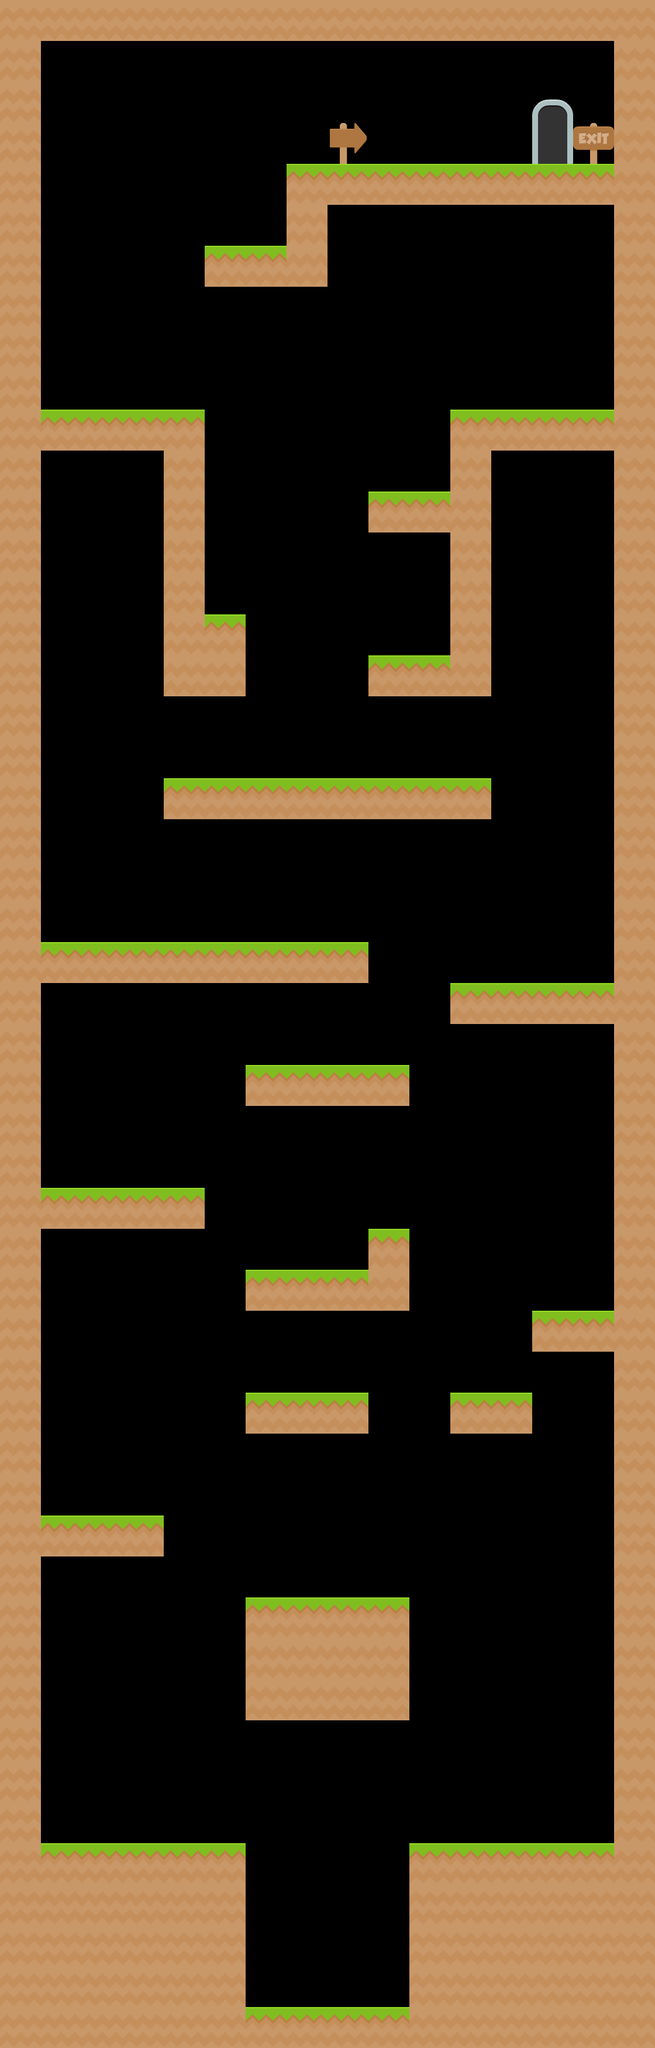

Tiled map render using the project's own tile images. Description and the map definition, with tile-layer contents summarised, below:
An orthogonal 16x50 tile map with 70x70 px tiles, 1 tile layer (Tile Layer 1) and 75 objects (34x wall, 23x platform, 17x loft, door).

<map version="1.0" tiledversion="1.0.1" orientation="orthogonal" renderorder="right-down" width="16" height="50" tilewidth="70" tileheight="70" nextobjectid="113">
 <tileset firstgid="1" name="tiles_spritesheet" tilewidth="70" tileheight="70" spacing="2" tilecount="156" columns="12">
  <image source="tiles_spritesheet.png" width="914" height="936" />
 </tileset>
 <layer name="Tile Layer 1" width="16" height="50">
  <data>[800 cells, 265 non-empty, 6 distinct tile ids]</data>
 </layer>
 <objectgroup name="Object Layer 1">
  <object id="1" type="platform" x="70" y="3150" width="349.909" height="69.1136" />
  <object id="2" type="platform" x="700" y="3150" width="418.5" height="70" />
  <object id="3" type="platform" x="0" y="3430" width="1120" height="70" />
  <object id="6" type="wall" x="0" y="2" width="70" height="3442.25" />
  <object id="9" type="wall" x="413.045" y="3150.15" width="10" height="282.576" />
  <object id="20" type="platform" x="0" y="0" width="1120" height="70" />
  <object id="21" type="wall" x="1050" y="0" width="70" height="3446.25" />
  <object id="26" type="wall" x="906" y="2381.33" width="8.72727" height="67.3636" />
  <object id="27" type="loft" x="773.363" y="2446.18" width="137.666" height="5.5" />
  <object id="28" type="wall" x="770" y="2380.83" width="8.72727" height="67.3636" />
  <object id="29" type="platform" x="771.572" y="2380" width="139.758" height="70" />
  <object id="46" type="door" x="910" y="140" width="70" height="140">
   <properties>
    <property name="nextlevel" value="level3.tmx" />
    <property name="thislevel" value="level2.tmx" />
   </properties>
  </object>
  <object id="47" type="wall" x="697.667" y="3150.53" width="10" height="282.576" />
  <object id="48" type="wall" x="1046" y="2241.33" width="8.72727" height="67.3636" />
  <object id="49" type="loft" x="913.363" y="2306.18" width="137.666" height="5.5" />
  <object id="50" type="platform" x="911.572" y="2240" width="139.758" height="70" />
  <object id="51" type="wall" x="910" y="2240.83" width="8.72727" height="67.3636" />
  <object id="52" type="wall" x="694.178" y="2732.82" width="8.72727" height="206.03" />
  <object id="53" type="wall" x="417.928" y="2732.24" width="8.72727" height="207.114" />
  <object id="54" type="platform" x="420" y="2730.67" width="279.258" height="209.333" />
  <object id="55" type="loft" x="421.291" y="2937.34" width="276.416" height="5.5" />
  <object id="56" type="wall" x="624.5" y="2381.33" width="8.72727" height="67.3636" />
  <object id="57" type="loft" x="423.363" y="2446.18" width="206.166" height="5.5" />
  <object id="58" type="platform" x="420.572" y="2380" width="209.758" height="70" />
  <object id="59" type="wall" x="418.75" y="2380.83" width="8.72727" height="67.3636" />
  <object id="60" type="loft" x="71.791" y="2656.18" width="207.325" height="5.5" />
  <object id="61" type="platform" x="70.6667" y="2590.67" width="209.031" height="70" />
  <object id="63" type="wall" x="272.473" y="2591.22" width="8.72727" height="67.3636" />
  <object id="65" type="loft" x="424.613" y="2236.18" width="272.348" height="5.5" />
  <object id="66" type="platform" x="420.072" y="2170" width="278.508" height="70" />
  <object id="67" type="wall" x="418" y="2170.83" width="8.72727" height="67.3636" />
  <object id="68" type="wall" x="693.75" y="2102.6" width="8.72727" height="136.091" />
  <object id="69" type="platform" x="630.519" y="2100.36" width="67.7201" height="70" />
  <object id="70" type="wall" x="628" y="2101.77" width="8.72727" height="67.3637" />
  <object id="71" type="wall" x="342.897" y="2030.37" width="8.72727" height="68.2727" />
  <object id="72" type="platform" x="70" y="2030" width="279.698" height="70" />
  <object id="73" type="loft" x="71.1243" y="2095.51" width="277.143" height="5.5" />
  <object id="74" type="loft" x="421.124" y="1885.51" width="277.143" height="5.5" />
  <object id="75" type="wall" x="692.897" y="1820.37" width="8.72727" height="68.2727" />
  <object id="76" type="platform" x="420" y="1820" width="279.698" height="70" />
  <object id="77" type="wall" x="417.636" y="1820.59" width="8.72727" height="68.2727" />
  <object id="78" type="wall" x="767.506" y="1680.83" width="8.72727" height="68.2727" />
  <object id="80" type="platform" x="769.87" y="1680.24" width="279.698" height="70" />
  <object id="81" type="loft" x="770.994" y="1745.75" width="277.143" height="5.5" />
  <object id="82" type="loft" x="71.1243" y="1675.51" width="558.143" height="5.5" />
  <object id="83" type="wall" x="623.442" y="1611.19" width="8.72727" height="68.2727" />
  <object id="84" type="platform" x="72.6667" y="1610" width="557.615" height="70" />
  <object id="85" type="platform" x="281.542" y="1330" width="557.615" height="70" />
  <object id="86" type="wall" x="832.318" y="1331.19" width="8.72727" height="68.2727" />
  <object id="87" type="loft" x="282.182" y="1395.51" width="555.961" height="5.5" />
  <object id="88" type="wall" x="279.364" y="1330.68" width="8.72727" height="68.2727" />
  <object id="89" type="loft" x="632.124" y="1185.59" width="206.166" height="5.5" />
  <object id="90" type="platform" x="630.083" y="1119.66" width="209.758" height="70" />
  <object id="91" type="wall" x="628.761" y="1120.24" width="8.72727" height="67.3636" />
  <object id="92" type="wall" x="833.011" y="771.907" width="8.72727" height="416.697" />
  <object id="93" type="loft" x="840.69" y="766.583" width="209.439" height="5.5" />
  <object id="94" type="wall" x="278.339" y="770.804" width="8.72727" height="417.364" />
  <object id="95" type="platform" x="279.661" y="1050.77" width="139.94" height="139.455" />
  <object id="96" type="loft" x="281.702" y="1186.15" width="136.348" height="5.5" />
  <object id="97" type="wall" x="413.636" y="1051.95" width="8.72727" height="135.364" />
  <object id="98" type="wall" x="343.636" y="702.318" width="8.72727" height="349.364" />
  <object id="99" type="wall" x="768.386" y="910.068" width="8.72727" height="211.864" />
  <object id="100" type="loft" x="632.167" y="906" width="139.166" height="5.5" />
  <object id="101" type="wall" x="628.761" y="842.443" width="8.72727" height="66.864" />
  <object id="102" type="platform" x="629.757" y="840.364" width="209.758" height="70" />
  <object id="103" type="wall" x="768.386" y="700.985" width="8.72727" height="141.197" />
  <object id="104" type="platform" x="770" y="700" width="281.091" height="70" />
  <object id="105" type="platform" x="70" y="700" width="281.091" height="70" />
  <object id="106" type="loft" x="70.7805" y="766.583" width="209.439" height="5.5" />
  <object id="107" type="platform" x="350" y="420" width="209.091" height="70" />
  <object id="108" type="wall" x="554.273" y="350.659" width="8.72727" height="138.137" />
  <object id="109" type="wall" x="486.636" y="281.598" width="8.72727" height="138.137" />
  <object id="110" type="wall" x="348.803" y="420.473" width="8.72727" height="68.762" />
  <object id="111" type="platform" x="490" y="280" width="562.424" height="70" />
  <object id="112" type="loft" x="556.614" y="347.083" width="492.106" height="5.5" />
 </objectgroup>
</map>
